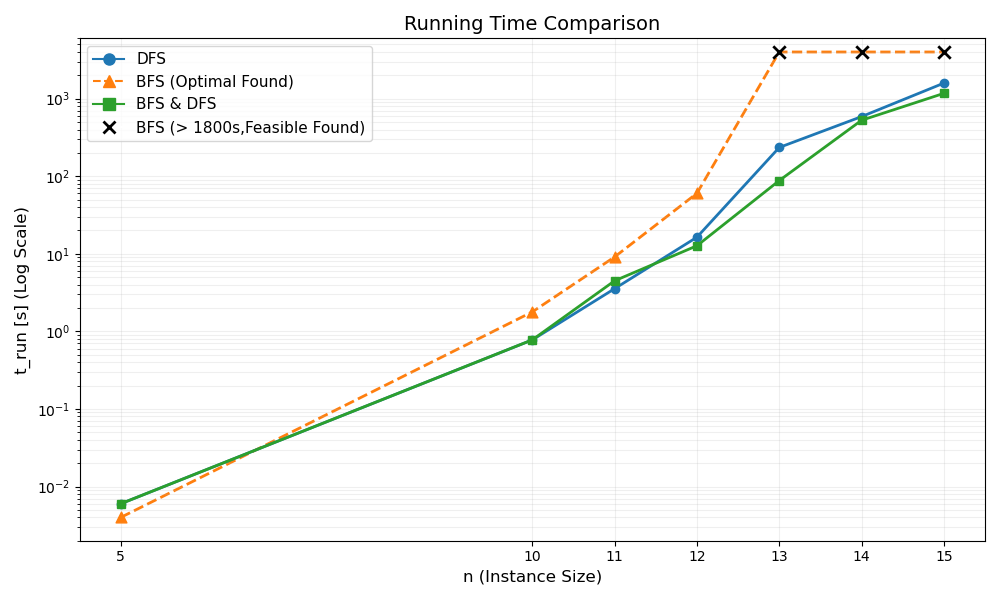

Generate this figure with Python:
import matplotlib.pyplot as plt
from matplotlib.lines import Line2D

# 1. 数据准备
n_values = [5, 10, 11, 12, 13, 14, 15]

# DFS 数据
t_dfs = [0.006, 0.777, 3.555, 16.380, 235.048, 587.306, 1587.368]

# BFS&DFS 数据
t_bfs_dfs = [0.006, 0.778, 4.492, 12.708, 87.964, 526.618, 1171.430]

# BFS 数据处理
# 有效部分
n_bfs_valid = [5, 10, 11, 12]
t_bfs_valid = [0.004, 1.785, 9.124, 60.307]

# 失效部分 (n=13, 14, 15)
n_bfs_fail = [13, 14, 15]
# 设定一个“顶部值”，用于在图最上方画叉
TOP_Y = 4000
t_bfs_fail = [TOP_Y] * len(n_bfs_fail)

# 合并 BFS 数据用于画连线
n_bfs_all = n_bfs_valid + n_bfs_fail
t_bfs_all = t_bfs_valid + t_bfs_fail

# 2. 开始绘图
plt.figure(figsize=(10, 6))

# --- 绘制 DFS (蓝色圆点实线) ---
plt.plot(n_values, t_dfs,
         marker='o', markersize=6, linestyle='-', linewidth=2,
         color='#1f77b4', label='DFS')

# --- 绘制 BFS&DFS (绿色方块实线) ---
plt.plot(n_values, t_bfs_dfs,
         marker='s', markersize=6, linestyle='-', linewidth=2,
         color='#2ca02c', label='BFS & DFS')

# --- 绘制 BFS (特殊处理) ---
# 步骤A: 画一条贯穿所有点的橙色虚线
plt.plot(n_bfs_all, t_bfs_all,
         linestyle='--', linewidth=2, color='#ff7f0e', zorder=1)

# 步骤B: 在有效点位置覆盖橙色三角
plt.scatter(n_bfs_valid, t_bfs_valid,
            marker='^', s=60, color='#ff7f0e', zorder=2)

# 步骤C: 在无效点位置覆盖黑色叉号 (Black Cross)
plt.scatter(n_bfs_fail, t_bfs_fail,
            marker='x', s=80, color='black', linewidths=2, zorder=3)

# 3. 坐标轴设置
plt.title('Running Time Comparison', fontsize=20)
plt.xlabel('n (Instance Size)', fontsize=20)
plt.ylabel('t_run [s] (Log Scale)', fontsize=20)

plt.xticks(n_values,fontsize=20)
plt.yticks(fontsize=20)# 强制显示所有n
plt.yscale('log')    # 对数坐标

# 设置 Y 轴范围，确保顶部的叉号能显示出来，并且上面留一点白边
plt.ylim(0.002, TOP_Y * 1.5)

plt.grid(True, which="both", ls="-", alpha=0.2)

# 4. 自定义图例
# 因为 BFS 我们分了三步画，为了图例好看，我们手动定义
legend_elements = [
    Line2D([0], [0], marker='o', color='#1f77b4', label='DFS', markersize=8),
    Line2D([0], [0], marker='^', color='#ff7f0e', linestyle='--', label='BFS (Optimal Found)', markersize=8),
    Line2D([0], [0], marker='s', color='#2ca02c', label='BFS & DFS', markersize=8),
    # 单独解释黑色的叉
    Line2D([0], [0], marker='x', color='w', label='BFS (> 1800s,Feasible Found)',
           markeredgecolor='black', markeredgewidth=2, markersize=8)
]

plt.legend(handles=legend_elements, fontsize=15, loc='upper left')

plt.tight_layout()
plt.savefig('Node-selection.svg')
plt.show()
